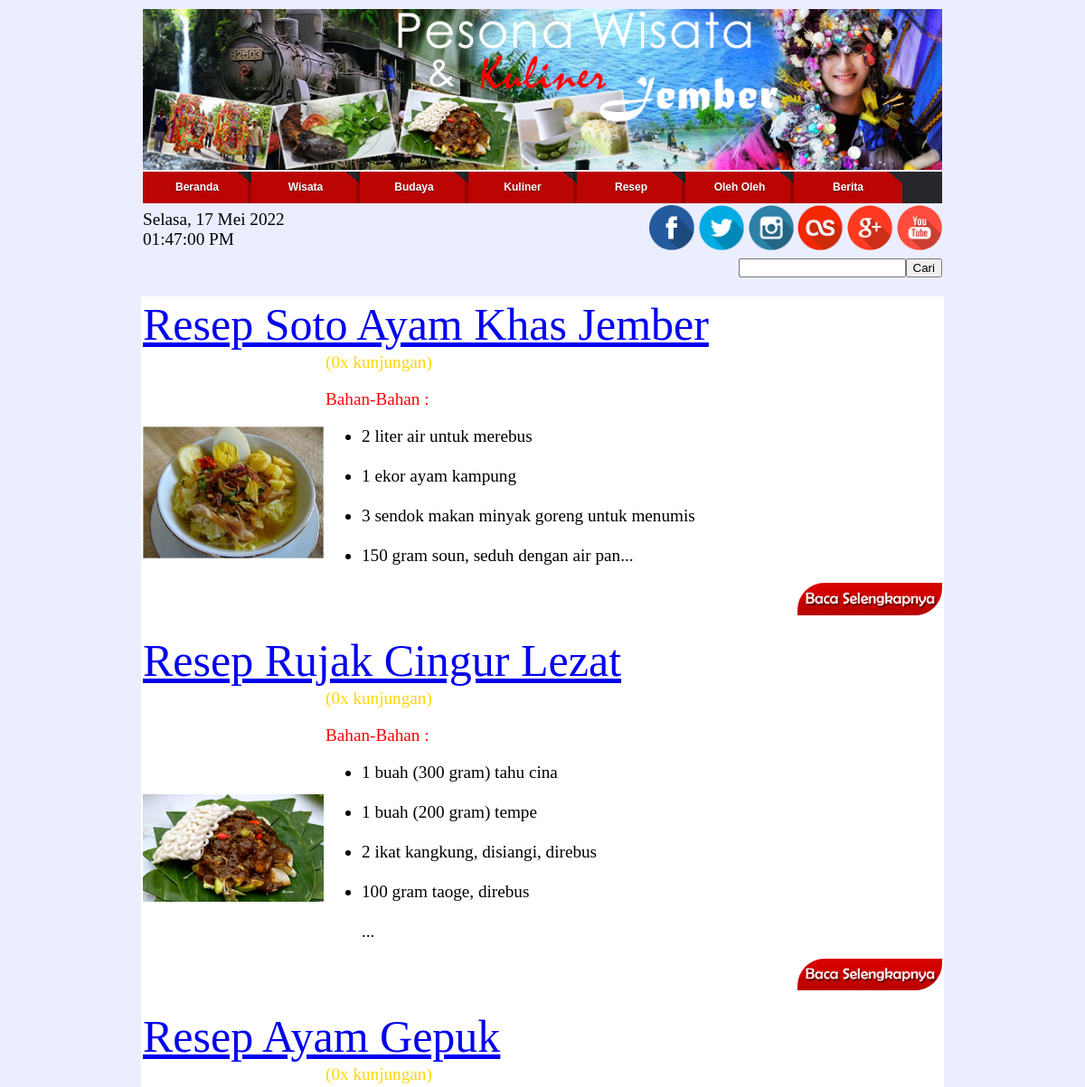
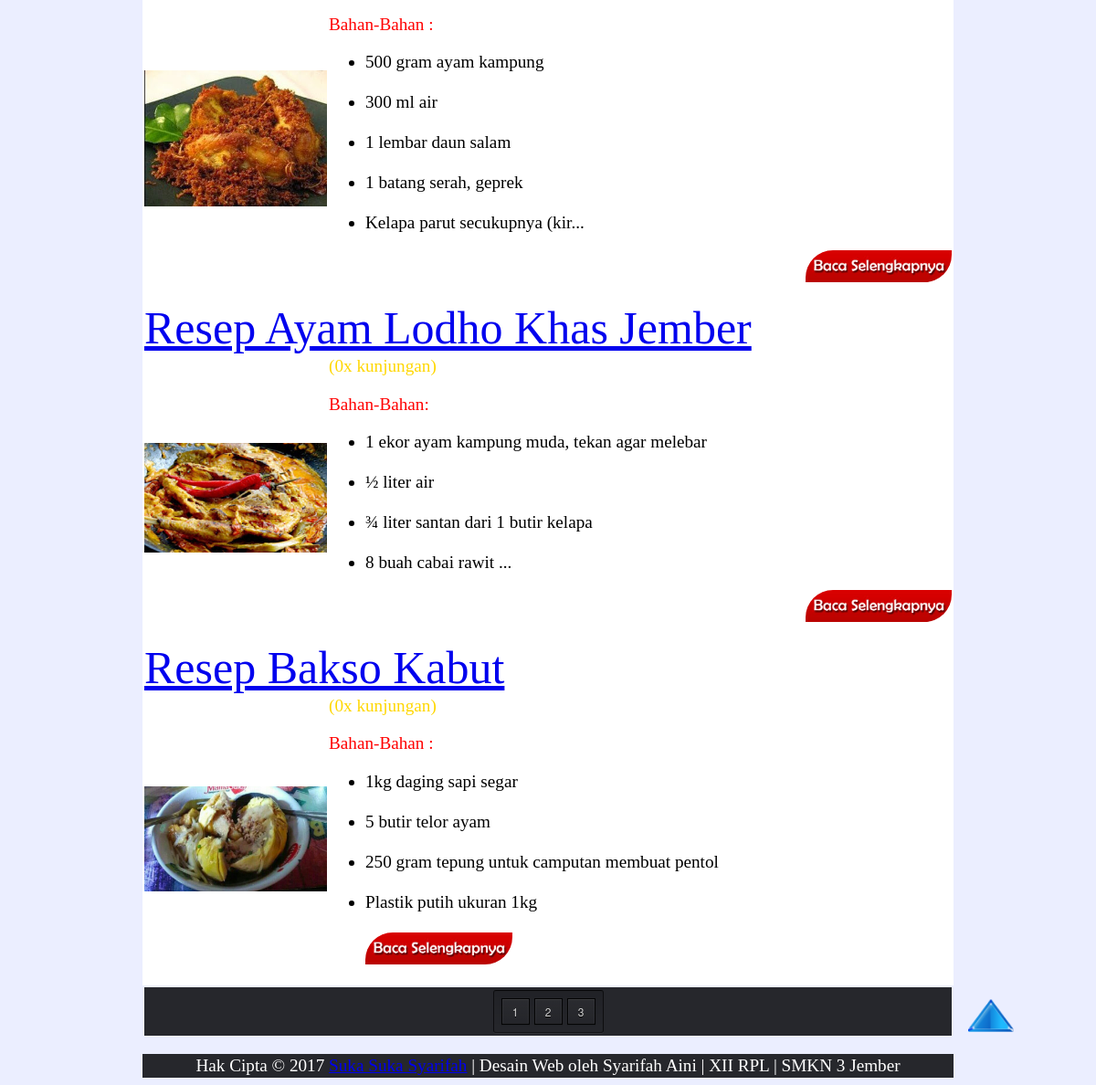
The app's page /resep.php with its own data (2 pictures, top to bottom).
### tables this page shows
CREATE TABLE IF NOT EXISTS `berita` (
  `id_berita` int(11) NOT NULL AUTO_INCREMENT,
  `judul` varchar(40) NOT NULL,
  `tgl_buat` date DEFAULT NULL,
  `tgl_update` date NOT NULL,
  `gambar` varchar(100) NOT NULL,
  `isi` text NOT NULL,
  `kategori` varchar(15) NOT NULL,
  `kunjungan` int(11) NOT NULL,
  PRIMARY KEY (`id_berita`)
);

### resep.php (the view, shortened to what this page needs)
<html>
<body>
<?php
include "admin/menu.php";
?>
<center>
<table border="0">
	<tr><td colspan="2" align="right"><form method="get" action="pencarianresep.php"><input type="text" name="cari_teks" value="<?php echo $_GET[cari_teks];?>"><input type="submit" name="cari" value="Cari" ></form></td></tr>
</table>
<table border="0" width="1000" bgcolor="white">
<?php
	$per_page = 5;
	$page_query = mysql_query("SELECT COUNT(*) FROM berita where kategori='resep'");
	$pages = ceil(mysql_result($page_query, 0) / $per_page);
	$page = (isset($_GET['page'])) ? (int)$_GET['page'] : 1;
	$start = ($page - 1) * $per_page;
	$query="select id_berita,judul,tgl_buat,tgl_update,gambar,isi,kategori,kunjungan from berita where kategori='resep' order by kunjungan DESC limit $start, $per_page";
	$sql=mysql_query($query);
	while($hasil=mysql_fetch_array($sql)){
		$id=$hasil['id_berita'];
		$judul=$hasil['judul'];
		$gambar=$hasil['gambar'];
		$isi=$hasil['isi'];
		$kunjungan=$hasil['kunjungan'];
		echo'<tr><td colspan="2"><div class="teks"><a href="isiberita.php?id='.$id.'" id="warna-tulisan">'.$judul.'</a></div></td></tr>
<tr><td width="200"><center><img src="images/'.$gambar.'" title="'.$gambar.'" alt="'.$gambar.'"></td><td>';
		include "kunjungan.php";
		echo substr($isi,0,250).'...<p align="right"><a href="isiberita.php?id='.$id.'"><img src="images/Baca Selengkapnya.jpg" class="mode7" height="25%" width="25%" alt="Baca Selengkapnya"></a></p></td></tr>';
	}
	echo'<tr><td colspan="2"></td></tr></table>';
?>
<table border="0"><tr><td>
<section class="container">
    <nav class="pagination">
<?php
		if($pages >= 1 && $page <= $pages){
			for($x=1; $x<=$pages; $x++){
				echo ($x == $page) ? '<a href="?page='.$x.'"><span>'.$x.'</span></a></b> ' : '<a href="?page='.$x.'">'.$x.'</a> ';
			}
		}
?>
    </nav>
    </section>
</td></tr>
</table>
    <?php
	include 'admin/footer.php';
	?>
</body>
</html>

### kunjungan.php (shortened to what this page needs)
<?php
echo '<font color="gold">('.$kunjungan.'x kunjungan)</font>';
?>

### admin/menu.php (style rules this page uses)
body { font-family:Calibri; background-color:#ebeeff; }
.container { margin: 0px auto; width: auto; text-align: center; background-color:#26272c; }
.container .pagination { margin: 3px 0; }
.pagination { padding: 8px; background-clip: padding-box; border: 1px solid; border-color: #070809 #0d0e0f #131517; border-color: rgba(0, 0, 0, 0.8) rgba(0, 0, 0, 0.65) rgba(0, 0, 0, 0.5); border-radius: 3px; display: inline-block; vertical-align: baseline; zoom: 1; *display: inline; *vertical-align: auto; background-image: -webkit-linear-gradient(top, rgba(0, 0, 0, 0.12), rgba(0, 0, 0, 0)); background-image: -moz-linear-gradient(top, rgba(0, 0, 0, 0.12), rgba(0, 0, 0, 0)); background-image: -o-linear-gradient(top, rgba(0, 0, 0, 0.12), rgba(0, 0, 0, 0)); background-image: linear-gradient(to bottom, rgba(0, 0, 0, 0.12), rgba(0, 0, 0, 0)); -webkit-box-shadow: 0 1px rgba(255, 255, 255, 0.05); box-shadow: 0 1px rgba(255, 255, 255, 0.05); }
.pagination > a, .pagination > span { float: left; margin-left: 5px; padding: 0 6px; min-width: 17px; line-height: 27px; font-family: 'Helvetica Neue', Helvetica, Arial, sans-serif; font-size: 12px; font-weight: 500; color: #d4d4d4; text-align: center; text-decoration: none; border: 1px solid black; border-radius: 0px; }
.pagination :first-child { margin-left: 0; }
.pagination > a { text-decoration: none; text-shadow: 0 1px black; background-clip: padding-box; border-color: rgba(0, 0, 0, 0.9); background-image: -webkit-linear-gradient(top, rgba(255, 255, 255, 0.04), rgba(255, 255, 255, 0)); background-image: -moz-linear-gradient(top, rgba(255, 255, 255, 0.04), rgba(255, 255, 255, 0)); background-image: -o-linear-gradient(top, rgba(255, 255, 255, 0.04), rgba(255, 255, 255, 0)); background-image: linear-gradient(to bottom, rgba(255, 255, 255, 0.04), rgba(255, 255, 255, 0)); -webkit-box-shadow: inset 0 0 0 1px rgba(255, 255, 255, 0.04), inset 0 1px rgba(255, 255, 255, 0.04), inset 0 -1px rgba(0, 0, 0, 0.15), 0 1px 1px rgba(0, 0, 0, 0.1); box-shadow: inset 0 0 0 1px rgba(255, 255, 255, 0.04), inset 0 1px rgba(255, 255, 255, 0.04), inset 0 -1px rgba(0, 0, 0, 0.15), 0 1px 1px rgba(0, 0, 0, 0.1); -webkit-transition: 0.1s ease-out; -moz-transition: 0.1s ease-out; -o-transition: 0.1s ease-out; transition: 0.1s ease-out; }
#warna-tulisan { animation: 5s infinite gantiwarna linear; -webkit-animation: 5s infinite gantiwarna linear }
.mode7 { border-radius: 30px 0 30px 0; -moz-border-radius: 30px 0 30px 0; -webkit-border-radius: 30px 0 30px 0; -o-border-radius: 30px 0 30px 0; transition: all 0.5s; -moz-transition: all 0.5s; -webkit-transition: all 0.5s; -o-transition: all 0.5s; }
img { max-width:100% }
table { width: 75%; }
table tr { padding: .35em; }
table th, table td { padding: 0em; font-size:1.2em; }
table td img { text-align: center; }
.teks { font-family:Gabriola; font-size:50px; color:red; }

### records on screen
berita: judul "Resep Soto Ayam Khas Jember", gambar (picture), kunjungan "0", isi "Bahan-Bahan : 2 liter air untuk merebus 1 ekor ayam kampung 3 sendok makan minyak goreng untuk menumis 150 gram soun, seduh dengan air pan"
berita: judul "Resep Rujak Cingur Lezat", gambar (picture), kunjungan "0", isi "Bahan-Bahan : 1 buah (300 gram) tahu cina 1 buah (200 gram) tempe 2 ikat kangkung, disiangi, direbus 100 gram taoge, direbus"
berita: judul "Resep Ayam Gepuk", gambar (picture), kunjungan "0", isi "Bahan-Bahan : 500 gram ayam kampung 300 ml air 1 lembar daun salam 1 batang serah, geprek Kelapa parut secukupnya (kir"
berita: judul "Resep Ayam Lodho Khas Jember", gambar (picture), kunjungan "0", isi "Bahan-Bahan: 1 ekor ayam kampung muda, tekan agar melebar ½ liter air ¾ liter santan dari 1 butir kelapa 8 buah cabai rawit"
berita: judul "Resep Bakso Kabut", gambar (picture), kunjungan "0", isi "Bahan-Bahan : 1kg daging sapi segar 5 butir telor ayam 250 gram tepung untuk camputan membuat pentol Plastik putih ukuran 1kg"
